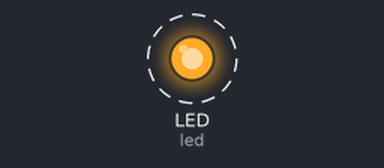
A program run on a simulated CircuitPython board. On the bench: output pins drawn as LEDs (lit = HIGH). Dashed ring = blinking.

Above: at 0.2 s.
Timing chart, 0 to 3.0 s (numbered marks = the images above):
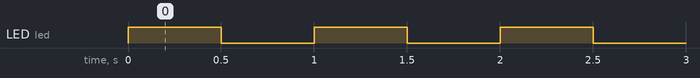

The program:

LED_blink.py
```python
#type: ignore
import time
import board
import digitalio

led = digitalio.DigitalInOut(board.LED)
led.direction = digitalio.Direction.OUTPUT

while True:
    led.value = not led.value
    time.sleep(0.5)
```

Measured:
- by itself, LED (led): alternates HIGH for 0.50 s and LOW for 0.50 s
